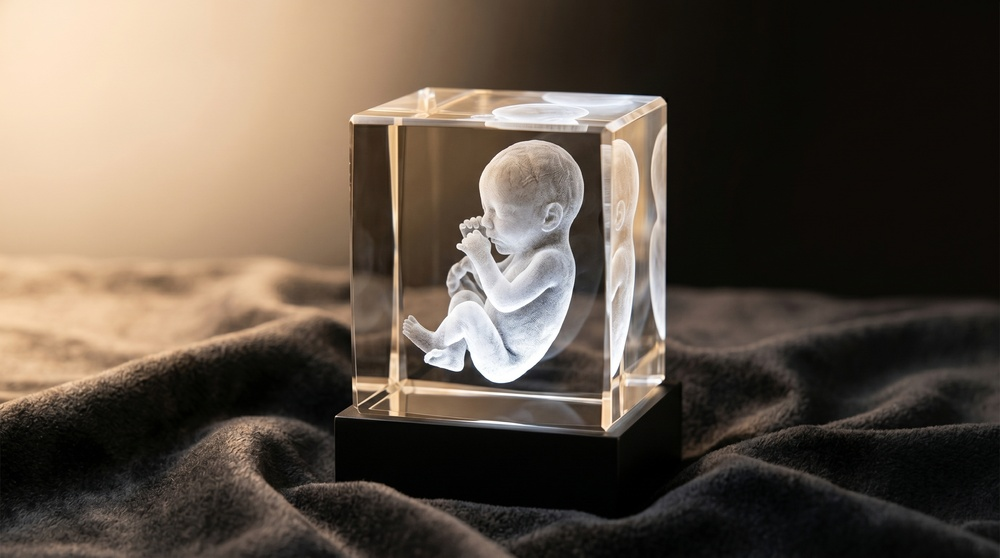
#> input picture images/paket-1.jpeg, 1000 x 558 px, shrunk from 2752 x 1536 before the run
$ python cutbg.py paket-1.jpeg paket-4.jpeg 5 5
#> lines starting #> are read from the running program, lines starting #| are printed output that depends on the picture; after the words box and inside, x2 and y2 are one past the last pixel; in counts of white or black regions, pixels touching at a corner belong together
import sys
import numpy as np
from PIL import Image, ImageFilter

src, dst = sys.argv[1], sys.argv[2]
thr = int(sys.argv[3]) if len(sys.argv) > 3 else 240
dil = int(sys.argv[4]) if len(sys.argv) > 4 else 1

im = Image.open(src).convert("RGBA")
arr = np.array(im)
rgb = arr[:, :, :3].astype(np.int32)
mn = rgb.min(axis=2)
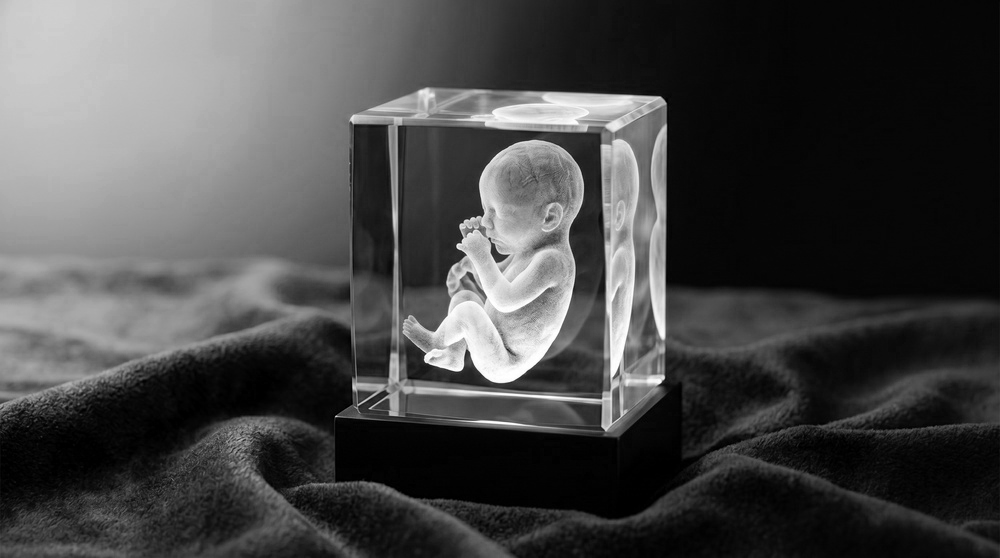
#> mn: shape (558, 1000) int32; min 0, max 255, mean 71.3
mx = rgb.max(axis=2)
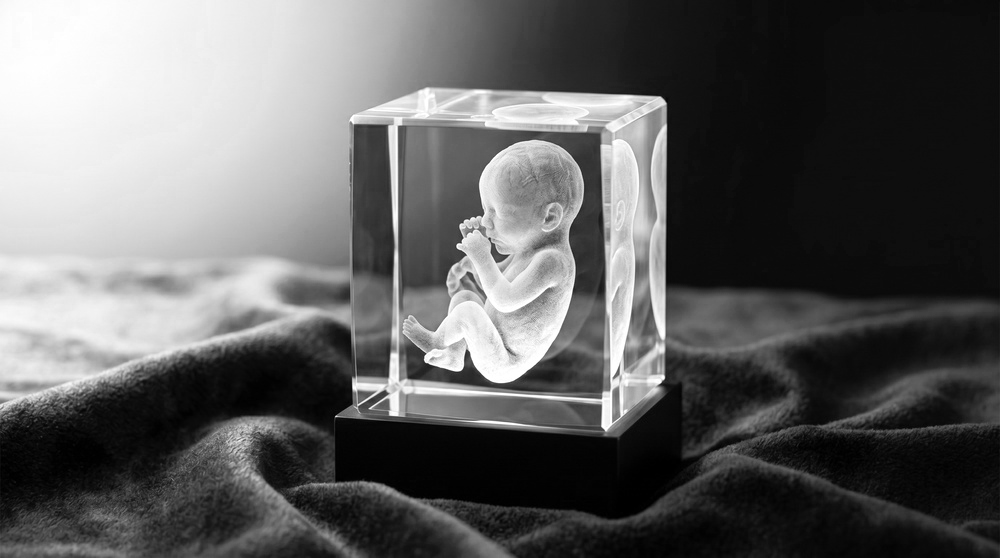
#> mx: shape (558, 1000) int32; min 0, max 255, mean 96.5
# near-white & low color spread => background candidate
white = (mn > thr) & ((mx - mn) < 16)
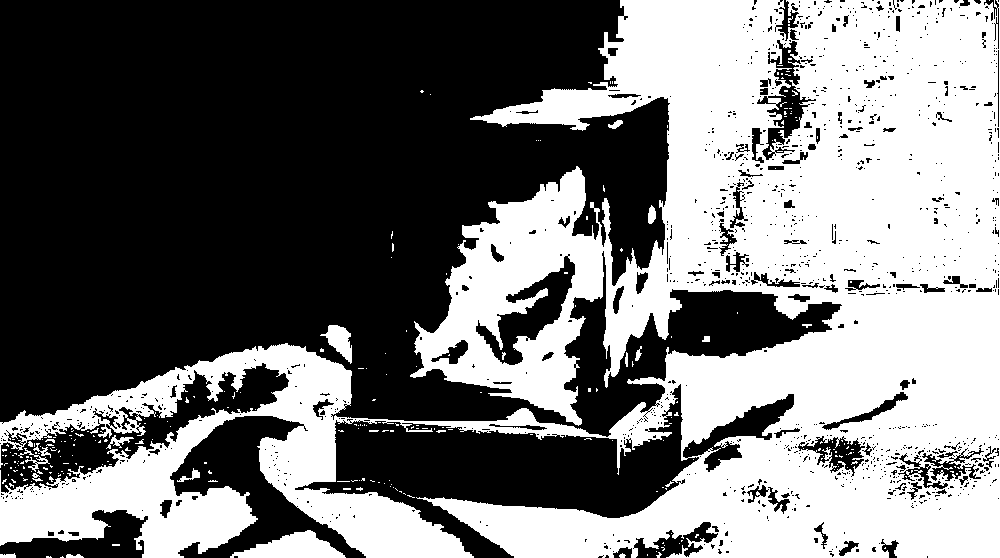
#> white: shape (558, 1000) bool; 45.6% white; 274 white regions (251 under 20 px), largest, box (x1, y1, x2, y2) and area: (0, 0, 1000, 558) 250022, (230, 530, 346, 558) 1806, (320, 325, 352, 364) 616

from scipy import ndimage
lbl, n = ndimage.label(white)
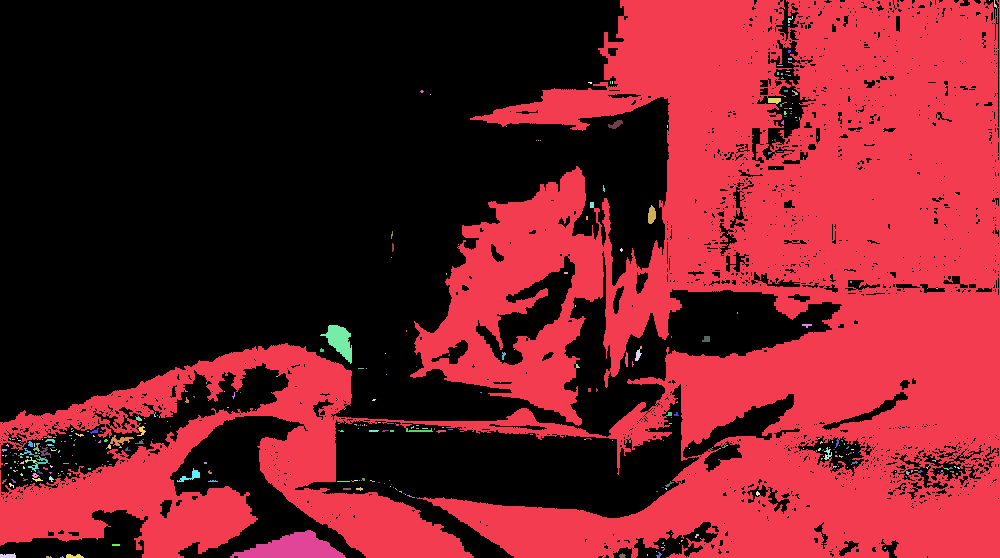
#> lbl: shape (558, 1000) int32; 414 distinct labels, from 0 to 413; one colour per label, 0 black
#> n = 413
border = np.concatenate([lbl[0, :], lbl[-1, :], lbl[:, 0], lbl[:, -1]])
#> border = 3116 values, max 413 at index 1060, min 0 at index 0, mean 21.99
border_labels = set(np.unique(border).tolist())
#> border_labels = 11 items
border_labels.discard(0)
bg = np.isin(lbl, list(border_labels))
#> bg: shape (558, 1000) bool; 45.1% white; 9 white regions (4 under 20 px), largest, box (x1, y1, x2, y2) and area: (0, 0, 1000, 558) 249494, (230, 530, 346, 558) 1806, (0, 553, 16, 558) 62, (66, 554, 84, 558) 54, (619, 553, 626, 558) 24
if dil > 0:
    bg = ndimage.binary_dilation(bg, iterations=dil)
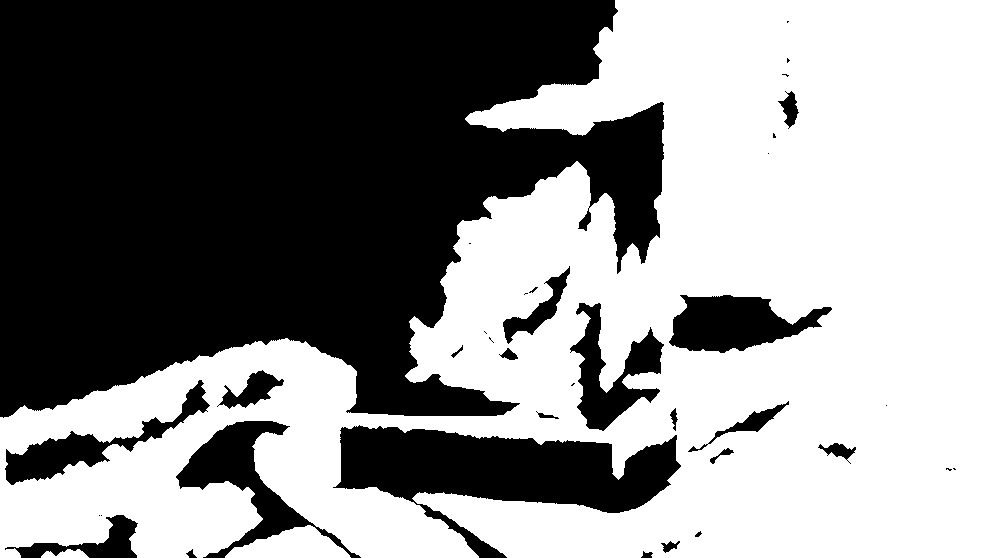
#> bg: shape (558, 1000) bool; 54.8% white; 37 black regions (16 under 20 px), largest, box (x1, y1, x2, y2) and area: (0, 0, 664, 418) 203107, (333, 425, 681, 558) 21071, (176, 421, 361, 558) 6459

alpha = np.where(bg, 0, 255).astype(np.uint8)
arr[:, :, 3] = alpha
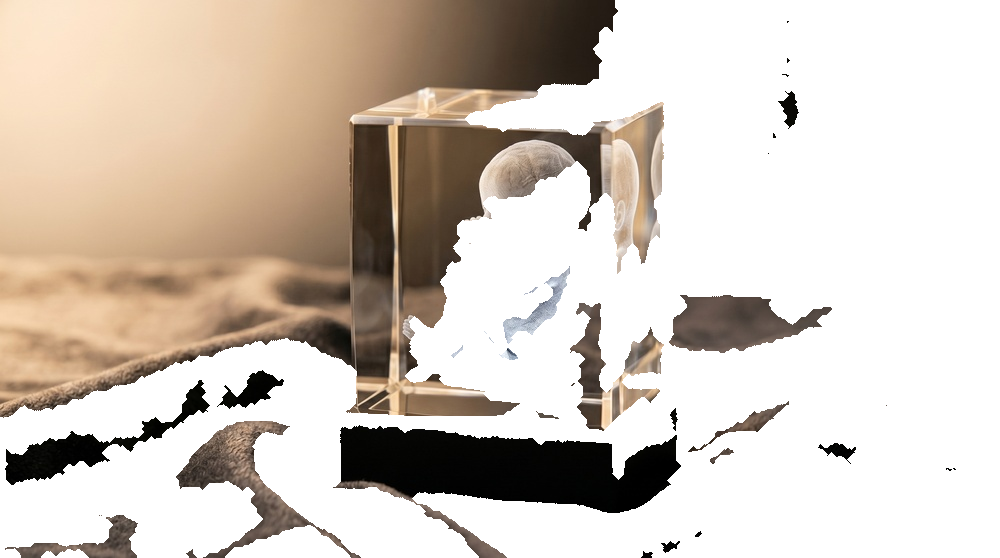
#> arr: shape (558, 1000, 4); mean R, G, B, A 96, 83.8, 71.7, 115.3; transparent parts drawn white
out = Image.fromarray(arr, "RGBA")
# feather edges
a = out.split()[3].filter(ImageFilter.GaussianBlur(1.1))
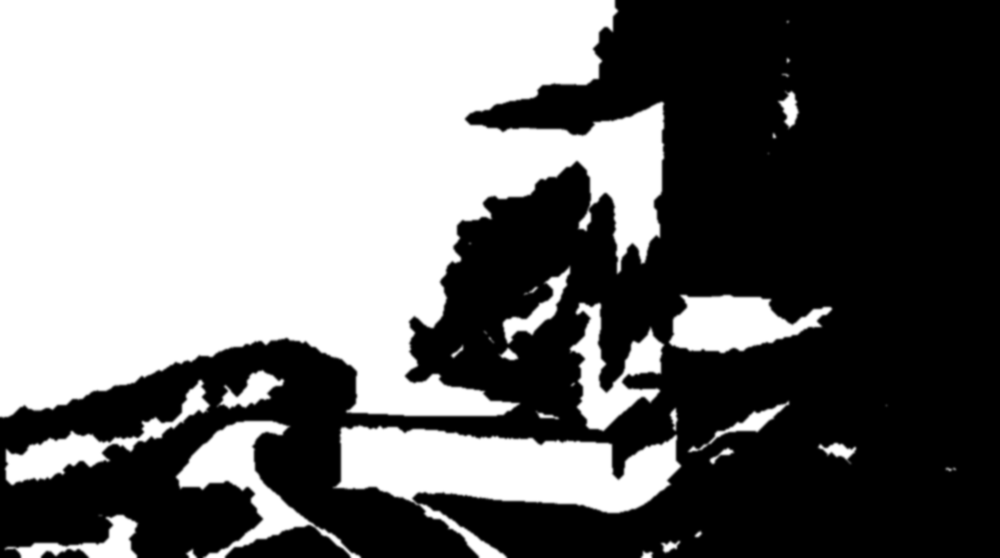
#> a: PIL image 1000x558 L; min 0, max 255, mean 115.3
out.putalpha(a)
out.save(dst)
print("saved", dst, "bg pixels:", int(bg.sum()), "of", bg.size)
#| saved paket-4.jpeg bg pixels: 305708 of 558000

$ run again, on images/paket2.jpeg
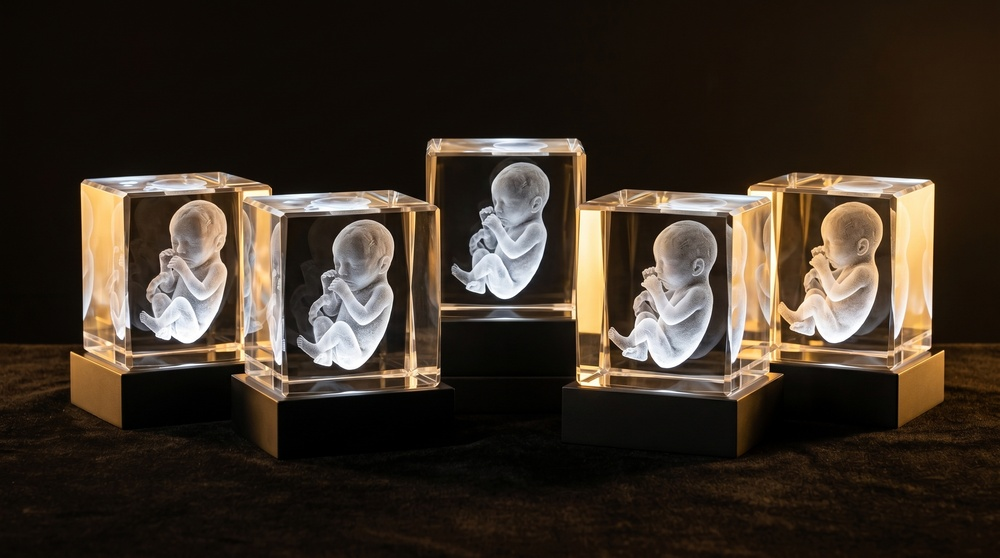
#> input picture images/paket2.jpeg, 1000 x 558 px, shrunk from 2752 x 1536 before the run
#> white: shape (558, 1000) bool; 34.7% white; 1072 white regions (912 under 20 px), largest, box (x1, y1, x2, y2) and area: (35, 0, 694, 375) 92812, (0, 357, 723, 558) 39286, (270, 218, 405, 401) 13824
#> `lbl, n = ndimage.label(white)`:
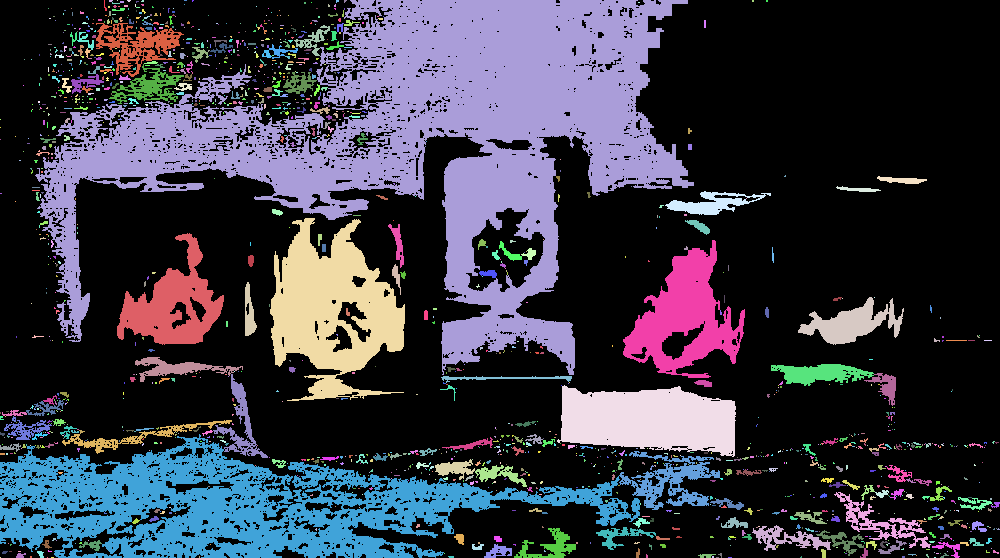
#> lbl: shape (558, 1000) int32; 1513 distinct labels, from 0 to 1512; one colour per label, 0 black
#> n = 1512
#> border = 3116 values, max 1512 at index 1934, min 0 at index 0, mean 173.9
#> border_labels = 50 items
#> alpha: shape (558, 1000); 69.2% white; 21 black regions, largest, box (x1, y1, x2, y2) and area: (30, 0, 699, 380) 115597, (0, 427, 645, 558) 51392, (479, 523, 581, 558) 2053
#> `a = out.split()[3].filter(ImageFilter.GaussianBlur(1.1))`:
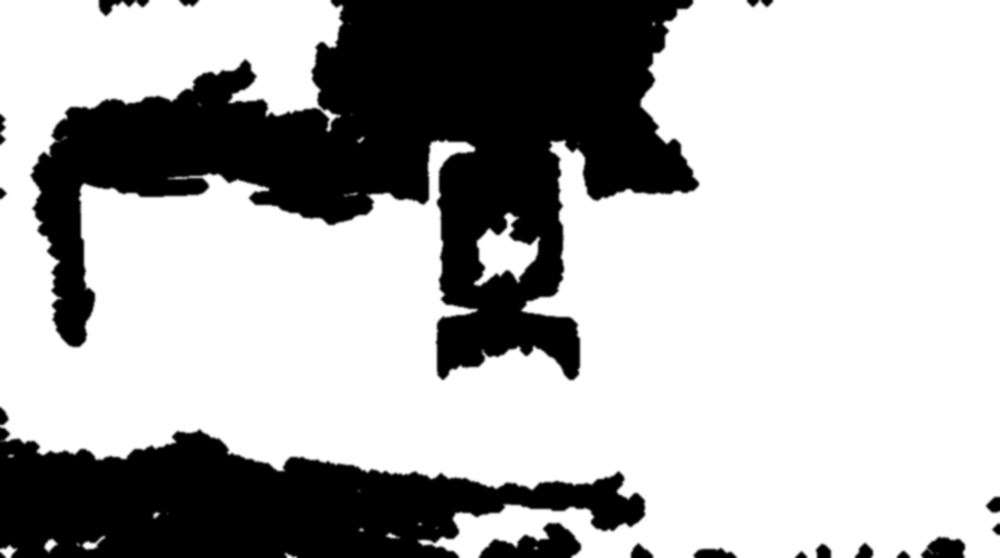
#> a: PIL image 1000x558 L; min 0, max 255, mean 176.5
#| saved paket2.jpeg bg pixels: 171739 of 558000

$ run again, on images/paket3.jpeg
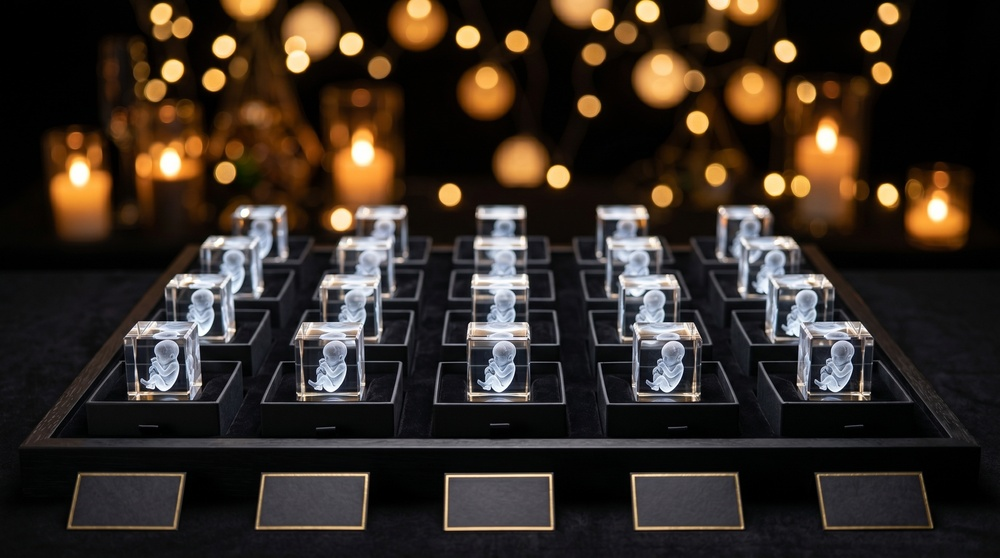
#> input picture images/paket3.jpeg, 1000 x 558 px, shrunk from 2752 x 1536 before the run
#> white: shape (558, 1000) bool; 43% white; 746 white regions (677 under 20 px), largest, box (x1, y1, x2, y2) and area: (0, 177, 1000, 558) 207078, (821, 476, 928, 526) 4852, (73, 476, 180, 526) 4798
#> `lbl, n = ndimage.label(white)`:
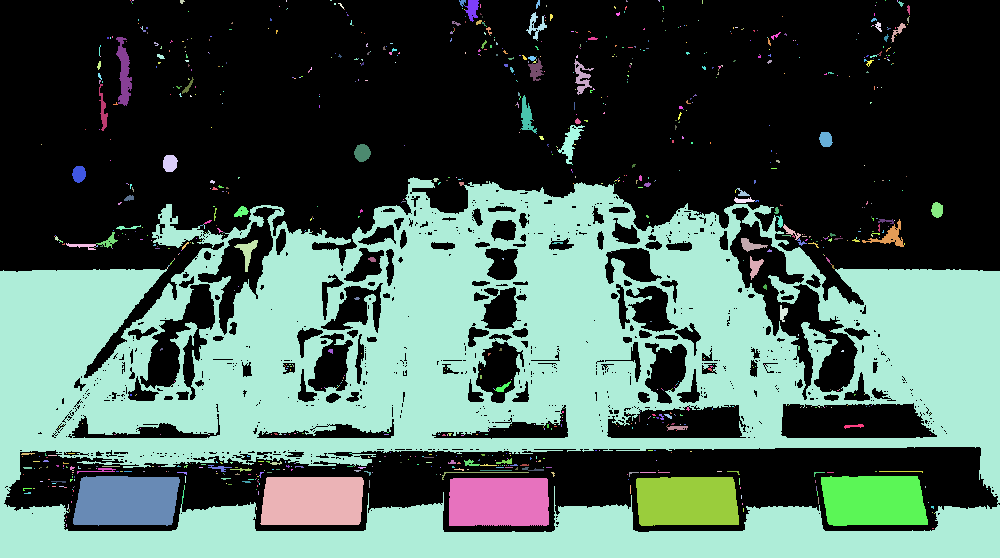
#> lbl: shape (558, 1000) int32; 1002 distinct labels, from 0 to 1001; one colour per label, 0 black
#> n = 1001
#> border = 3116 values, max 398 at index 1000, min 0 at index 0, mean 200.9
#> border_labels = 15 items
#> alpha: shape (558, 1000); 52.8% white; 12 black regions, largest, box (x1, y1, x2, y2) and area: (0, 172, 1000, 558) 262503, (454, 0, 484, 27) 519, (531, 0, 545, 14) 139
#> `a = out.split()[3].filter(ImageFilter.GaussianBlur(1.1))`:
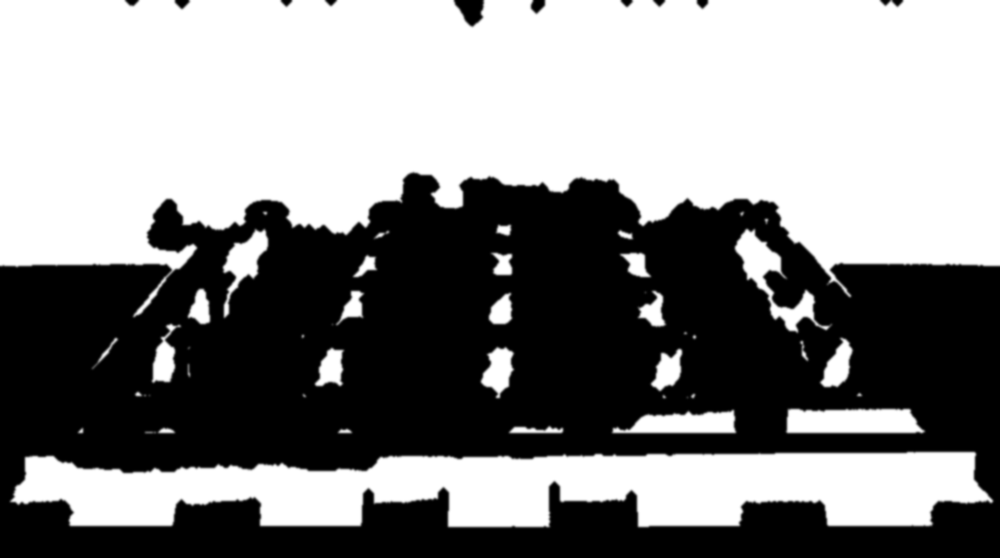
#> a: PIL image 1000x558 L; min 0, max 255, mean 134.5
#| saved paket3.jpeg bg pixels: 263641 of 558000

$ run again, on images/step-1.jpeg
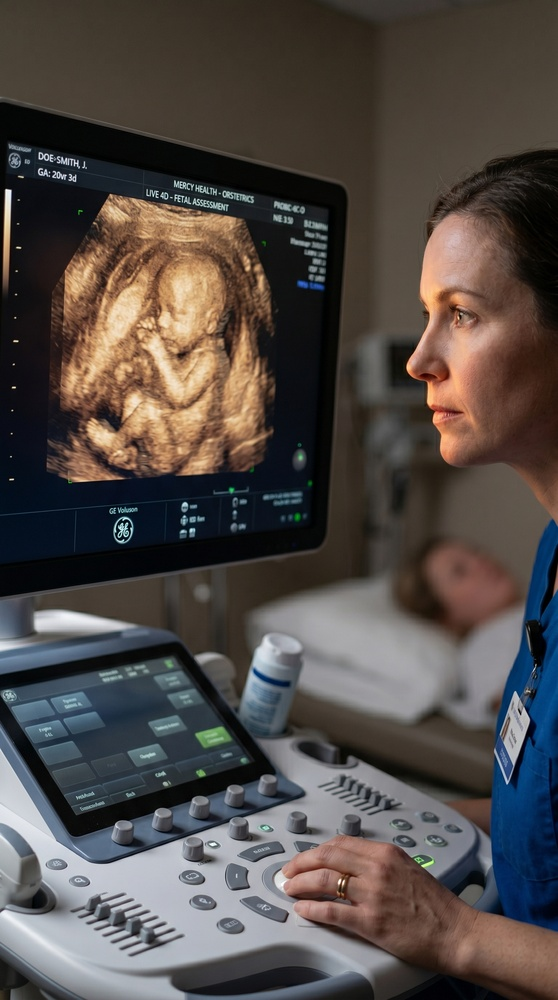
#> input picture images/step-1.jpeg, 558 x 1000 px, shrunk from 1536 x 2752 before the run
#> white: shape (1000, 558) bool; 32.9% white; 458 white regions (408 under 20 px), largest, box (x1, y1, x2, y2) and area: (0, 96, 558, 1000) 134913, (0, 140, 329, 482) 34775, (464, 150, 558, 233) 3295
#> lbl: shape (1000, 558) int32; 676 distinct labels, from 0 to 675
#> n = 675
#> border = 3116 values, max 675 at index 1022, min 0 at index 0, mean 14.11
#> border_labels = 39 items
#> alpha: shape (1000, 558); 56.7% white; 11 black regions, largest, box (x1, y1, x2, y2) and area: (0, 91, 558, 1000) 230300, (459, 145, 558, 231) 5201, (303, 0, 501, 31) 3676
#> `a = out.split()[3].filter(ImageFilter.GaussianBlur(1.1))`:
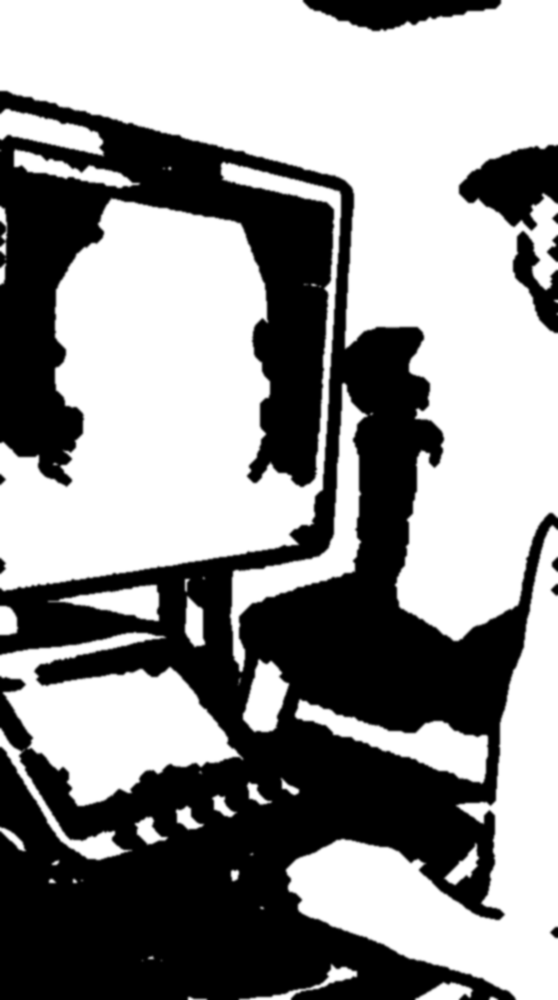
#> a: PIL image 558x1000 L; min 0, max 255, mean 144.6
#| saved step-1.jpeg bg pixels: 241646 of 558000
